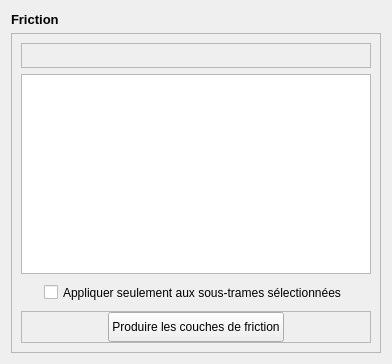
             <widget class="QWidget" name="frictionTab">
              <attribute name="title">
               <string>5 - Friction</string>
              </attribute>
              <layout class="QVBoxLayout" name="verticalLayout_12">
               <item>
                <widget class="QLabel" name="label_26">
                 <property name="minimumSize">
                  <size>
                   <width>0</width>
                   <height>16</height>
                  </size>
                 </property>
                 <property name="font">
                  <font>
                   <pointsize>10</pointsize>
                   <weight>75</weight>
                   <bold>true</bold>
                  </font>
                 </property>
                 <property name="text">
                  <string>Friction</string>
                 </property>
                </widget>
               </item>
               <item>
                <widget class="QFrame" name="frictionFrame">
                 <property name="frameShape">
                  <enum>QFrame::StyledPanel</enum>
                 </property>
                 <property name="frameShadow">
                  <enum>QFrame::Raised</enum>
                 </property>
                 <layout class="QVBoxLayout" name="verticalLayout_11">
                  <item>
                   <widget class="QFrame" name="frictionButtonsFrame">
                    <property name="sizePolicy">
                     <sizepolicy hsizetype="Expanding" vsizetype="Fixed">
                      <horstretch>0</horstretch>
                      <verstretch>0</verstretch>
                     </sizepolicy>
                    </property>
                    <property name="minimumSize">
                     <size>
                      <width>0</width>
                      <height>25</height>
                     </size>
                    </property>
                    <property name="frameShape">
                     <enum>QFrame::StyledPanel</enum>
                    </property>
                    <property name="frameShadow">
                     <enum>QFrame::Raised</enum>
                    </property>
                    <widget class="QToolButton" name="frictionLoadClass">
                     <property name="geometry">
                      <rect>
                       <x>0</x>
                       <y>0</y>
                       <width>25</width>
                       <height>25</height>
                      </rect>
                     </property>
                     <property name="minimumSize">
                      <size>
                       <width>25</width>
                       <height>25</height>
                      </size>
                     </property>
                     <property name="toolTip">
                      <string>Recharger les classes</string>
                     </property>
                     <property name="text">
                      <string/>
                     </property>
                     <property name="icon">
                      <iconset>
                       <normaloff>:/plugins/eco_cont/icons/mActionRefresh.svg</normaloff>:/plugins/eco_cont/icons/mActionRefresh.svg</iconset>
                     </property>
                     <property name="autoRaise">
                      <bool>true</bool>
                     </property>
                    </widget>
                    <widget class="QToolButton" name="frictionLoad">
                     <property name="geometry">
                      <rect>
                       <x>30</x>
                       <y>0</y>
                       <width>25</width>
                       <height>25</height>
                      </rect>
                     </property>
                     <property name="minimumSize">
                      <size>
                       <width>25</width>
                       <height>25</height>
                      </size>
                     </property>
                     <property name="toolTip">
                      <string>Ouvrir un tableau de friction</string>
                     </property>
                     <property name="text">
                      <string/>
                     </property>
                     <property name="icon">
                      <iconset>
                       <normaloff>:/plugins/eco_cont/icons/mActionFileOpen.svg</normaloff>:/plugins/eco_cont/icons/mActionFileOpen.svg</iconset>
                     </property>
                     <property name="autoRaise">
                      <bool>true</bool>
                     </property>
                    </widget>
                    <widget class="QToolButton" name="frictionSave">
                     <property name="geometry">
                      <rect>
                       <x>60</x>
                       <y>0</y>
                       <width>25</width>
                       <height>25</height>
                      </rect>
                     </property>
                     <property name="minimumSize">
                      <size>
                       <width>25</width>
                       <height>25</height>
                      </size>
                     </property>
                     <property name="toolTip">
                      <string>Enregistrer le tableau de friction sous</string>
                     </property>
                     <property name="text">
                      <string/>
                     </property>
                     <property name="icon">
                      <iconset>
                       <normaloff>:/plugins/eco_cont/icons/mActionFileSaveAs.svg</normaloff>:/plugins/eco_cont/icons/mActionFileSaveAs.svg</iconset>
                     </property>
                     <property name="autoRaise">
                      <bool>true</bool>
                     </property>
                    </widget>
                   </widget>
                  </item>
                  <item>
                   <widget class="QTableView" name="frictionView">
                    <property name="minimumSize">
                     <size>
                      <width>350</width>
                      <height>200</height>
                     </size>
                    </property>
                    <property name="alternatingRowColors">
                     <bool>true</bool>
                    </property>
                   </widget>
                  </item>
                  <item alignment="Qt::AlignHCenter">
                   <widget class="QCheckBox" name="frictRunOnlySelection">
                    <property name="minimumSize">
                     <size>
                      <width>0</width>
                      <height>25</height>
                     </size>
                    </property>
                    <property name="text">
                     <string>Appliquer seulement aux sous-trames sélectionnées</string>
                    </property>
                   </widget>
                  </item>
                  <item>
                   <widget class="QFrame" name="frame_15">
                    <property name="sizePolicy">
                     <sizepolicy hsizetype="Expanding" vsizetype="Fixed">
                      <horstretch>0</horstretch>
                      <verstretch>0</verstretch>
                     </sizepolicy>
                    </property>
                    <property name="minimumSize">
                     <size>
                      <width>0</width>
                      <height>25</height>
                     </size>
                    </property>
                    <property name="frameShape">
                     <enum>QFrame::StyledPanel</enum>
                    </property>
                    <property name="frameShadow">
                     <enum>QFrame::Raised</enum>
                    </property>
                    <layout class="QHBoxLayout" name="horizontalLayout_11">
                     <property name="spacing">
                      <number>0</number>
                     </property>
                     <property name="leftMargin">
                      <number>0</number>
                     </property>
                     <property name="topMargin">
                      <number>0</number>
                     </property>
                     <property name="rightMargin">
                      <number>0</number>
                     </property>
                     <property name="bottomMargin">
                      <number>0</number>
                     </property>
                     <item>
                      <widget class="QPushButton" name="frictionRun">
                       <property name="sizePolicy">
                        <sizepolicy hsizetype="Fixed" vsizetype="Fixed">
                         <horstretch>0</horstretch>
                         <verstretch>0</verstretch>
                        </sizepolicy>
                       </property>
                       <property name="minimumSize">
                        <size>
                         <width>0</width>
                         <height>30</height>
                        </size>
                       </property>
                       <property name="text">
                        <string>Produire les couches de friction</string>
                       </property>
                       <property name="icon">
                        <iconset>
                         <normaloff>:/plugins/eco_cont/icons/play.svg</normaloff>:/plugins/eco_cont/icons/play.svg</iconset>
                       </property>
                      </widget>
                     </item>
                    </layout>
                   </widget>
                  </item>
                 </layout>
                </widget>
               </item>
              </layout>
             </widget>
